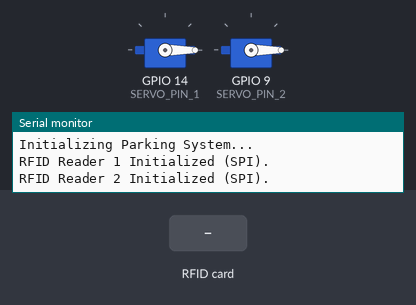
Simulated run of this sketch. Board: ESP32-S3. On the bench: 2 × servo, the last lines printed to the serial monitor. Wiring (inferred from the names in the program): 2 × IR receiver: data GPIO 4 / data GPIO 6. The test bench sets the inputs (shaded band).

Above: at 1.3 s.
1.4 s: RFID card 5E 7A 19 C4 held to the reader
At 2.2 s:
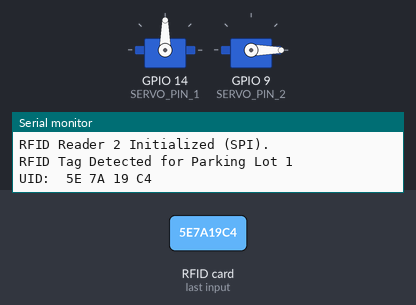
Timing chart, 0 to 4.4 s (numbered marks = the images above; inputs shaded):
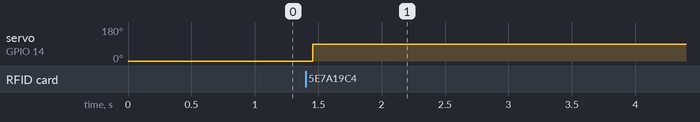

Measured:
- after the input at 1.4 s, servo on GPIO 14 (SERVO_PIN_1): 0° → 90° after 0.06 s

The sketch:

CPC357-Project2.ino
```cpp
#include <SPI.h>
#include <MFRC522.h>
#include <ESP32Servo.h> // Use ESP32Servo instead of Servo

// Pin configuration for RFID (Parking Lot 1 and 2 - SPI)
#define SS_PIN_1 7    // SDA/SS pin for Parking Lot 1
#define RST_PIN_1 21  // RST pin for Parking Lot 1
#define SS_PIN_2 42    // SDA/SS pin for Parking Lot 2
#define RST_PIN_2 5  // RST pin for Parking Lot 2

// Pin configuration for IR sensors and Servos
#define IR_SENSOR_PIN_1 6   // IR sensor for Parking Lot 1
#define SERVO_PIN_1 14       // Servo for Parking Lot 1
#define IR_SENSOR_PIN_2 4    // IR sensor for Parking Lot 2
#define SERVO_PIN_2 9        // Servo for Parking Lot 2

// Instantiate RFID readers for SPI
MFRC522 rfid1(SS_PIN_1, RST_PIN_1);
MFRC522 rfid2(SS_PIN_2, RST_PIN_2);
Servo barrierServo1, barrierServo2;

// Variables for tracking time and car presence
unsigned long carEntryTime1 = 0, carExitTime1 = 0, totalUsageTime1 = 0;
unsigned long carEntryTime2 = 0, carExitTime2 = 0, totalUsageTime2 = 0;
bool carDetected1 = false, carDetected2 = false;

void setup() {
  // Initialize Serial Monitor
  Serial.begin(115200);
  Serial.println(F("Initializing Parking System..."));

  // Initialize SPI and RFID readers
  SPI.begin(); // Shared SPI bus
  rfid1.PCD_Init();
  Serial.println(F("RFID Reader 1 Initialized (SPI)."));
  rfid2.PCD_Init();
  Serial.println(F("RFID Reader 2 Initialized (SPI)."));

  // Initialize Servos
  barrierServo1.attach(SERVO_PIN_1);
  barrierServo1.write(0); // Set barrier 1 to default position (open)
  barrierServo2.attach(SERVO_PIN_2);
  barrierServo2.write(0); // Set barrier 2 to default position (open)

  // Initialize IR sensors
  pinMode(IR_SENSOR_PIN_1, INPUT);
  pinMode(IR_SENSOR_PIN_2, INPUT);
}

void loop() {
  // Handle Parking Lot 1 (RFID1)
  handleParkingLotSPI(1, rfid1, IR_SENSOR_PIN_1, barrierServo1, carDetected1, carEntryTime1, carExitTime1, totalUsageTime1);

  // Handle Parking Lot 2 (RFID2)
  handleParkingLotSPI(2, rfid2, IR_SENSOR_PIN_2, barrierServo2, carDetected2, carEntryTime2, carExitTime2, totalUsageTime2);

  delay(100); // Small delay to avoid rapid sensor readings
}

void handleParkingLotSPI(
  int lotNumber,
  MFRC522 &rfid,
  int irSensorPin,
  Servo &barrierServo,
  bool &carDetected,
  unsigned long &carEntryTime,
  unsigned long &carExitTime,
  unsigned long &totalUsageTime
) {
  // Check if a new RFID card is present
  if (rfid.PICC_IsNewCardPresent() && rfid.PICC_ReadCardSerial()) {
    Serial.print(F("RFID Tag Detected for Parking Lot "));
    Serial.println(lotNumber);

    // Print RFID UID
    Serial.print(F("UID: "));
    for (byte i = 0; i < rfid.uid.size; i++) {
      Serial.print(rfid.uid.uidByte[i] < 0x10 ? " 0" : " ");
      Serial.print(rfid.uid.uidByte[i], HEX);
    }
    Serial.println();

    barrierServo.write(90); // Lower barrier
    carEntryTime = millis(); // Start timing

    rfid.PICC_HaltA(); // Halt communication with the card
  }

  checkIRSensor(irSensorPin, carDetected, barrierServo, carEntryTime, carExitTime, totalUsageTime, lotNumber);
}

void checkIRSensor(
  int irSensorPin,
  bool &carDetected,
  Servo &barrierServo,
  unsigned long &carEntryTime,
  unsigned long &carExitTime,
  unsigned long &totalUsageTime,
  int lotNumber
) {
  if (digitalRead(irSensorPin) == LOW) { // Car is detected
    if (!carDetected) {
      Serial.print(F("Car Detected in Parking Lot "));
      Serial.println(lotNumber);
      carDetected = true;
    }
  } else { // No car detected
    if (carDetected) {
      Serial.print(F("Car Left Parking Lot "));
      Serial.println(lotNumber);
      carDetected = false;

      barrierServo.write(0); // Raise barrier
      carExitTime = millis(); // Stop timing
      unsigned long usageTime = carExitTime - carEntryTime;
      totalUsageTime += usageTime;

      Serial.print(F("Usage Time (ms) for Parking Lot "));
      Serial.print(lotNumber);
      Serial.print(F(": "));
      Serial.println(usageTime);
    }
  }
}
```
